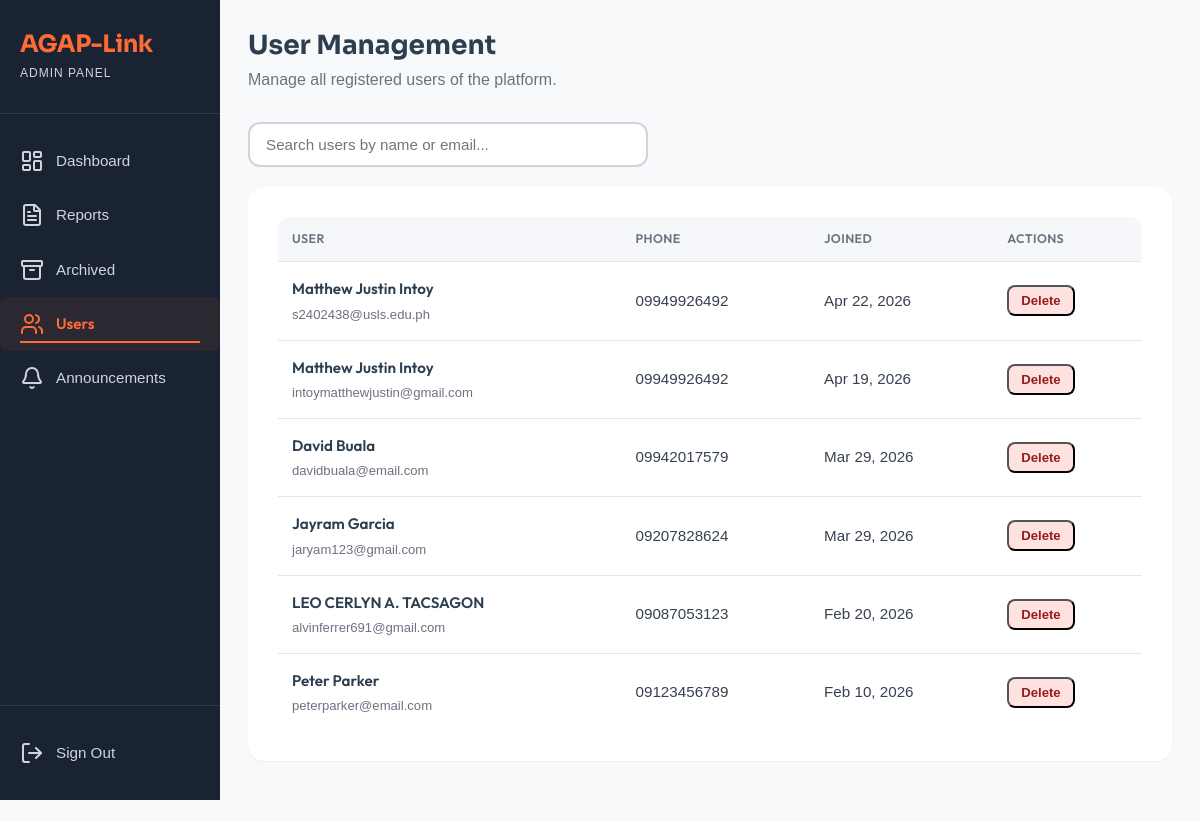
Screenshot of /view/admin_module/admin_users.php (signed in) with the database file from the repository.
### tables this page shows
CREATE TABLE `users` (
  `user_id` int(11) NOT NULL,
  `first_name` varchar(100) NOT NULL,
  `middle_initial` varchar(5) DEFAULT NULL,
  `last_name` varchar(100) NOT NULL,
  `email` varchar(255) NOT NULL,
  `phone_number` varchar(20) NOT NULL,
  `password_hash` varchar(255) NOT NULL,
  `created_at` datetime NOT NULL DEFAULT current_timestamp(),
  `last_login` datetime DEFAULT NULL
);

### model/User.php (called while the page is built, shortened)
<?php
require_once __DIR__ . '/../config/agaplinkdb.php';
class User
{
    private $conn;
    public function __construct()
    {
        global $conn;
        $this->conn = $conn;
    }
    public function list_users()
    {
        $sql = "SELECT user_id, first_name, middle_initial, last_name,
                       CONCAT(first_name, ' ', IFNULL(CONCAT(middle_initial, '. '), ''), last_name) AS full_name,
                       email, phone_number, created_at
                FROM users ORDER BY created_at DESC";
        $q = $this->conn->query($sql) or die("failed!");
        $data = [];
        while ($r = $q->fetch(PDO::FETCH_ASSOC)) {
            $data[] = $r;
        }
        return empty($data) ? false : $data;
    }
}

### view/admin_module/admin_users.php (the view, shortened to what this page needs)
<?php
require_once MODEL_PATH . 'User.php';
$userObj = new User();
$users   = $userObj->list_users();
?>
<!DOCTYPE html>
<html lang="en">
<head>
    <link rel="stylesheet" href="<?= ASSET_URL ?>/css/admin_module/admin_module.css">
</head>
<body>
    <div class="dashboard-container">
        <?php require_once __DIR__ . '/../partials/admin_sidebar.php'; ?>
        <main class="main-content page-transition">
            <header class="content-header">
                <div class="welcome-section">
                    <h1 class="welcome-title">User Management</h1>
                    <p class="welcome-subtitle">Manage all registered users of the platform.</p>
                </div>
            </header>
            <div class="users-search">
                <input type="text" id="userSearchInput" placeholder="Search users by name or email..." oninput="filterUsers()">
            </div>
            <section class="users-section">
                <div class="table-wrapper">
                    <table class="users-table" id="usersTable">
                        <thead>
                            <tr>
                                <th>User</th>
                                <th>Phone</th>
                                <th>Joined</th>
                                <th>Actions</th>
                            </tr>
                        </thead>
                        <tbody>
                            <?php if ($users): ?>
                                <?php foreach ($users as $user): ?>
                                    <tr class="user-row">
                                        <td>
                                            <div class="user-info">
                                                <span class="user-fullname"><?= htmlspecialchars($user['full_name']) ?></span>
                                                <span class="user-email"><?= htmlspecialchars($user['email']) ?></span>
                                            </div>
                                        </td>
                                        <td><?= htmlspecialchars($user['phone_number'] ?? '—') ?></td>
                                        <td><?= date('M d, Y', strtotime($user['created_at'])) ?></td>
                                        <td>
                                            <div class="user-actions">
                                                <button
                                                    class="action-delete"
                                                    onclick="openDeleteModal(<?= $user['user_id'] ?>, '<?= htmlspecialchars(addslashes($user['full_name'])) ?>')">
                                                    Delete
                                                </button>
                                            </div>
                                        </td>
                                    </tr>
                                <?php endforeach; ?>
                            <?php endif; ?>
                        </tbody>
                    </table>
                </div>
            </section>
        </main>
    </div>
</body>
</html>

### assets/css/admin_module/admin_module.css (style rules this page uses)
* { margin: 0; padding: 0; box-sizing: border-box; }
body { font-family: var(--font-primary); background-color: var(--color-light); color: var(--color-gray-800); line-height: 1.6; }
.dashboard-container { display: flex; min-height: 100vh; }
.page-transition { opacity: 0; transform: translateY(10px); animation: pageFadeIn 0.5s ease forwards; }
.main-content { flex: 1; margin-left: 250px; padding: 30px; min-height: 100vh; }
.content-header { display: flex; justify-content: space-between; align-items: flex-start; margin-bottom: 30px; gap: 20px; }
.welcome-section { flex: 1; }
.welcome-title { font-size: 1.75rem; font-weight: 700; color: var(--color-secondary); margin-bottom: 5px; font-family: var(--font-display); }
.welcome-subtitle { color: var(--color-gray-600); font-size: 1rem; }
.recent-reports-section, .reports-section, .users-section, .announcements-section { background: var(--color-white); padding: 30px; border-radius: var(--radius-lg); box-shadow: var(--shadow-sm); margin-bottom: 30px; }
.users-search, .reports-search { margin-bottom: 20px; }
.users-search input, .reports-search input { width: 100%; max-width: 400px; padding: 12px 16px; border: 2px solid var(--color-gray-300); border-radius: var(--radius-md); font-size: 0.95rem; font-family: var(--font-primary); transition: all var(--transition-fast); background: var(--color-white); color: var(--color-gray-800); }
.table-wrapper { overflow-x: auto; -webkit-overflow-scrolling: touch; border-radius: var(--radius-md); }
.users-table { width: 100%; border-collapse: collapse; }
.users-table thead { background-color: var(--color-gray-100); }
.users-table th { padding: 12px 14px; font-weight: 600; text-transform: uppercase; letter-spacing: 0.4px; font-size: 0.78rem; color: var(--color-gray-600); text-align: left; }
.users-table td { padding: 15px 14px; border-top: 1px solid var(--color-gray-200); vertical-align: middle; font-size: 0.95rem; }
.user-info { display: flex; flex-direction: column; gap: 2px; }
.user-fullname { font-weight: 600; color: var(--color-secondary); font-size: 0.95rem; }
.user-email { font-size: 0.82rem; color: var(--color-gray-600); }
.user-actions { display: flex; gap: 8px; flex-wrap: wrap; }
.action-edit, .action-delete, .action-link { padding: 6px 12px; border-radius: var(--radius-sm); font-size: 0.82rem; text-decoration: none; font-weight: 600; transition: all var(--transition-fast); display: inline-block; }
.action-delete { background-color: #fee2e2; color: #991b1b; }
@media (min-width: 769px) and (max-width: 1279px) { .main-content { margin-left: 220px; padding: 30px 28px; } }
@media (min-width: 769px) and (max-width: 1279px) { .welcome-title { font-size: 1.65rem; } }

### assets/css/user_module/user_module.css (style rules this page uses)
html, body { width: 100%; overflow-x: hidden; }
* { margin: 0; padding: 0; box-sizing: border-box; }
body { font-family: var(--font-primary); background-color: var(--color-light); color: var(--color-gray-800); line-height: 1.6; }
.dashboard-container { display: flex; min-height: 100vh; }
.main-content { flex: 1; padding: 30px; min-height: 100vh; }
.content-header { display: flex; justify-content: space-between; align-items: flex-start; margin-bottom: 30px; }
.welcome-section { flex: 1; }
.welcome-title { font-size: 1.75rem; font-weight: 700; color: var(--color-secondary); margin-bottom: 5px; font-family: var(--font-display); }
.welcome-subtitle { color: var(--color-gray-600); font-size: 1rem; }
@media (min-width: 769px) and (max-width: 1279px) { .main-content { margin-left: 220px; padding: 35px 30px; } }
@media (min-width: 769px) and (max-width: 1279px) { .welcome-title { font-size: 1.8rem; } }
.page-transition { opacity: 0; transform: translateY(10px); animation: pageFadeIn 1s ease forwards; }

### rows the page displays
users: full_name "Matthew Justin Intoy", email "s2402438@usls.edu.ph", phone_number "09949926492", created_at "Apr 22, 2026"
users: full_name "Matthew Justin Intoy", email "intoymatthewjustin@gmail.com", phone_number "09949926492", created_at "Apr 19, 2026"
users: full_name "David Buala", email "davidbuala@email.com", phone_number "09942017579", created_at "Mar 29, 2026"
users: full_name "Jayram Garcia", email "jaryam123@gmail.com", phone_number "09207828624", created_at "Mar 29, 2026"
users: full_name "LEO CERLYN A. TACSAGON", email "alvinferrer691@gmail.com", phone_number "09087053123", created_at "Feb 20, 2026"
users: full_name "Peter Parker", email "peterparker@email.com", phone_number "09123456789", created_at "Feb 10, 2026"
